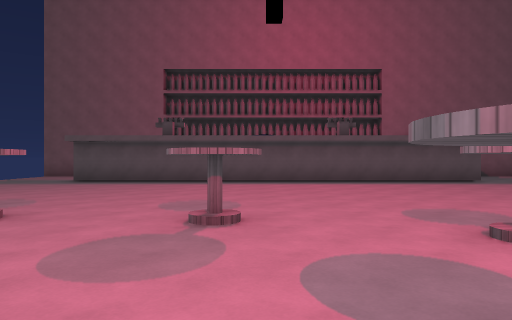
view 1 (above)

16 first-person views from a walk through a Godot game level. The camera is 1.3 m above the floor, looks level and sees 70° across. The floor is counted in squares, 2 m on a side. Each view is taken from the middle of a square. On the plan, view 1 faces up. The plan holds only what a view shows up to about 11 squares ahead; the rest is blank. Some surface patterns are stand-ins.

view 2
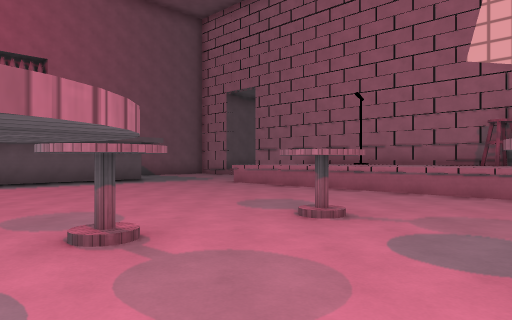

view 3
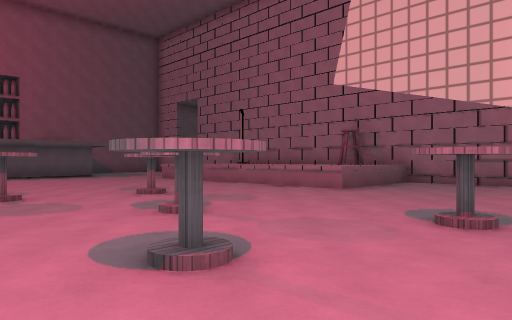

view 4
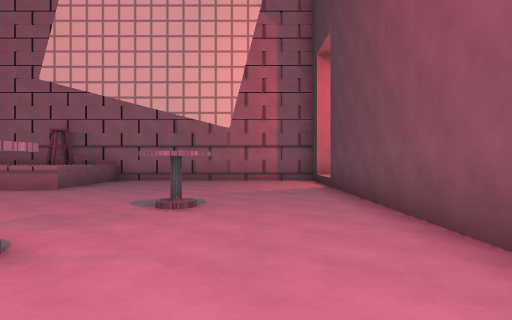

view 5
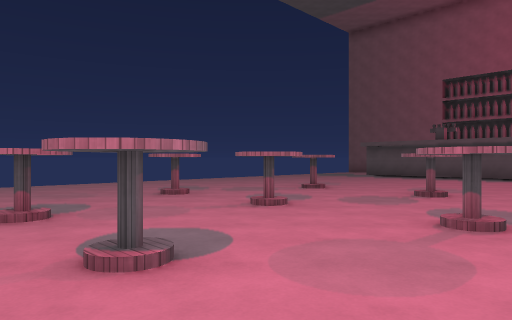

view 6
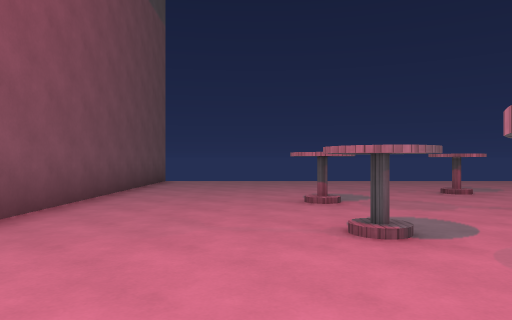

view 7
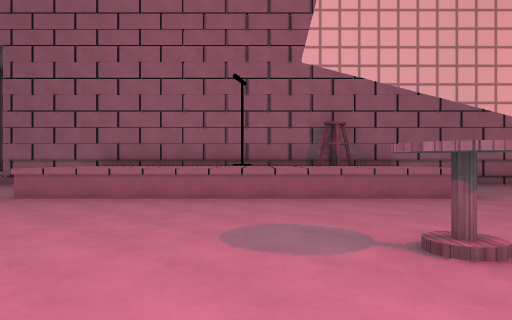

view 8
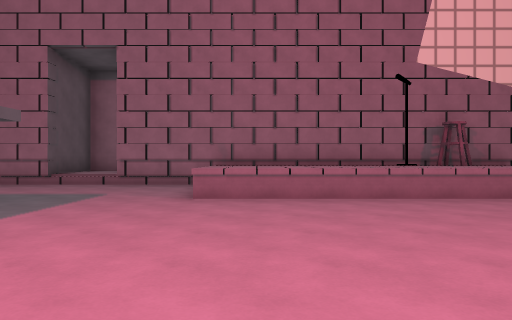

view 9
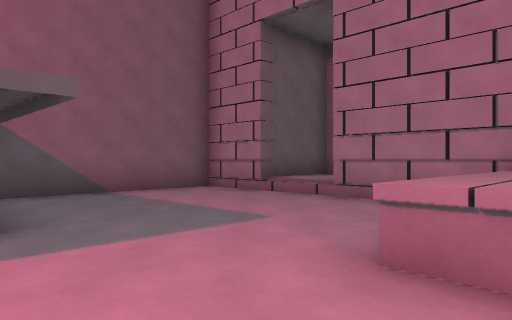

view 10
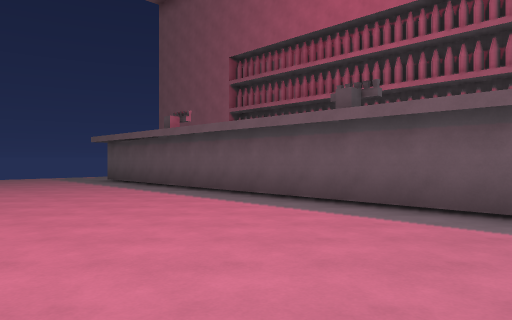

view 11
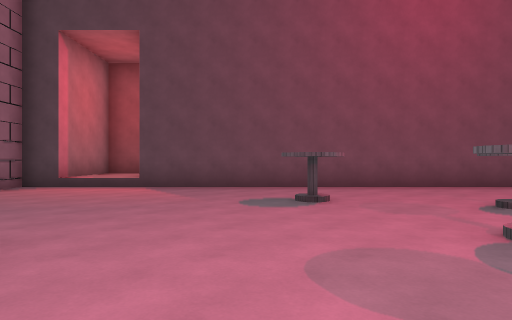

view 12
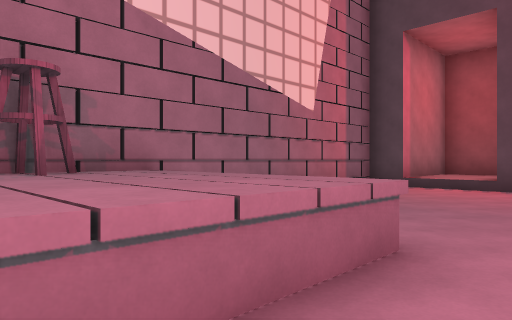

view 13
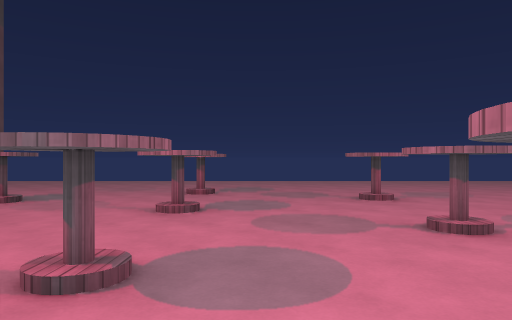

view 14
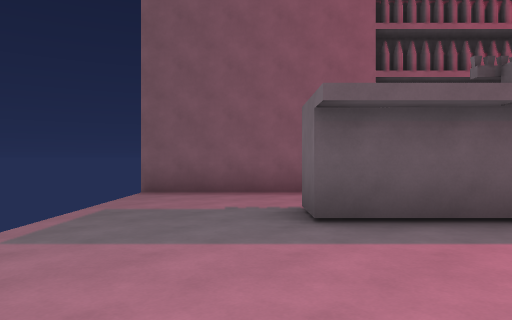

view 15
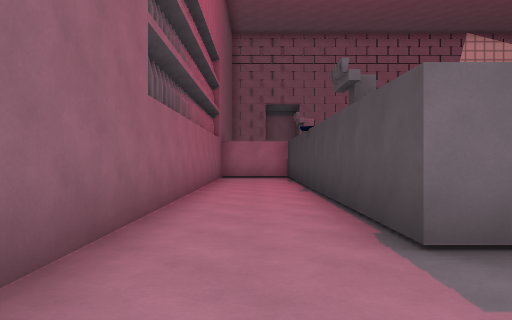

view 16
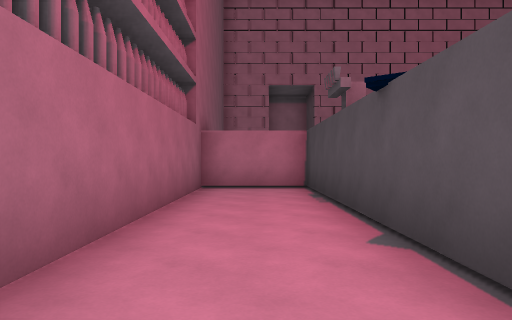

### Floor plan
Key: @ floor where view 1 was taken; # wall or solid block; . main floor; : floor 0.5 m higher than the main floor; / step, stairs or slope; ^ raised ledge; T table; S stool.
Columns run from 8 left of view 1 to 14 right of it. Each row starts with its distance up from view 1.
 15  ####################
 14 ..............#.....#
 13 ..............#.....###
 12 ..............#...../::
 11 ...############...../
 10 ....................#
  9 ....................#
  8 ................^^^^#
  7 ................^^^ #
  6 ................^^^ #
  5 ................^^^ #
  4 .....T.TT.......^^^^#
  3 ..........T.TT..^^^^#
  2 .............T..^^^S#
  1 ....T.T..T......^^^^#
  0 ........@...T.......#
 -1 ....................#
 -2 .....T..T.TT........#
 -3 .............T......#
 -4 ....................#
 -5 ....................#
 -6  ################//##
 -7                  ::#
 -8                  ::#
 -9                  ###

Positions as (right, up) in squares from view 1, and headings:
1: (0, 0), facing up
2: (1, 0), facing up-right
3: (1, -4), facing up-right
4: (0, -4), facing right
5: (2, -3), facing up-left
6: (3, -3), facing left
7: (2, 4), facing right
8: (2, 7), facing right
9: (6, 7), facing up-right
10: (6, 6), facing up-left
11: (6, 3), facing down
12: (7, 3), facing down-right
13: (3, 2), facing left
14: (-6, 7), facing up
15: (-8, 13), facing right
16: (-3, 13), facing right
